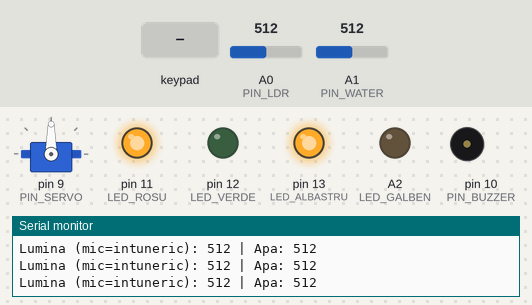
The sketch below on a simulated Arduino Uno, built with avr-gcc and run on an emulated ATmega328P. Shown: servo, output pins drawn as LEDs (lit = HIGH), buzzer (waves = sounding), the last lines printed to the serial monitor. Dashed ring = blinking. The test bench sets the inputs (shaded band); at power-on: A0 (PIN_LDR) = 512, A1 (PIN_WATER) = 512.

Above: at 2.2 s.
2.3 s: A0 (PIN_LDR) set to 263
3.8 s: A0 (PIN_LDR) set to 237
At 4.12 s:
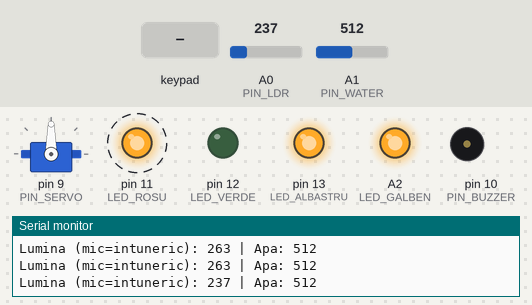
6.8 s: key '1' pressed
At 6.92 s:
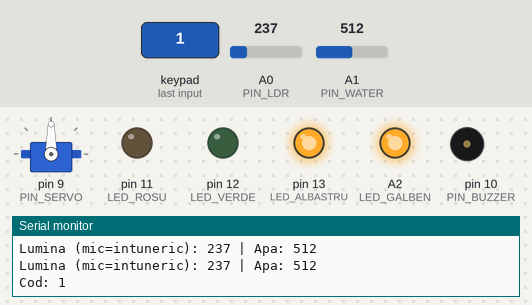
9.8 s: A1 (PIN_WATER) set to 215
12.8 s: A1 (PIN_WATER) set to 186
At 14.1 s:
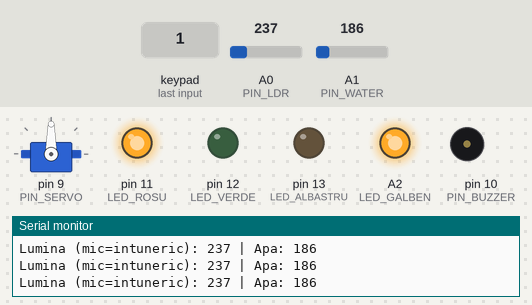
14.5 s: A0 (PIN_LDR) set to 260
At 15.2 s:
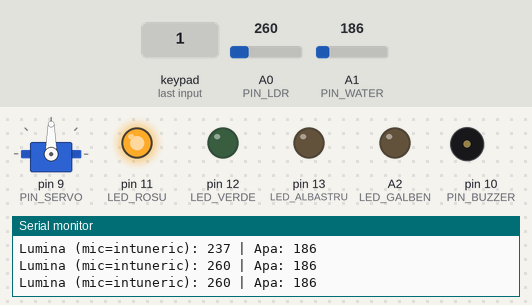
Timing chart, 0 to 17.0 s (numbered marks = the images above; inputs shaded):
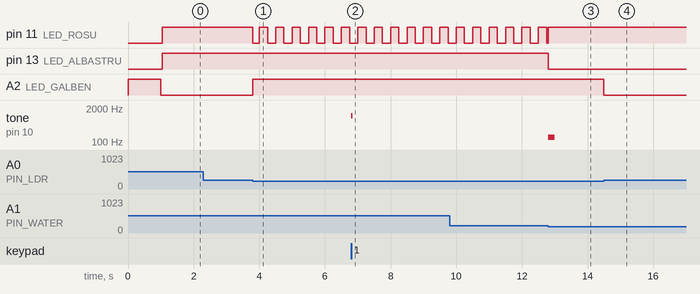

The sketch:

Multitasking_Safe.ino
```cpp
#include <Keypad.h>
#include <Servo.h>

// --- CONFIGURARE SENSORI ---
// Pentru "deget pe senzor", valoarea trebuie să fie mică.
// Dacă nu se aprinde când pui degetul, scade acest prag (ex: la 100).
int PRAG_INTUNERIC = 250;
int PRAG_APA = 200;

// --- PINI COMPONENTE ---
const int PIN_LDR = A0;
const int PIN_WATER = A1;
const int PIN_SERVO = 9;
const int PIN_BUZZER = 10;
const int LED_ROSU = 11;
const int LED_VERDE = 12;
const int LED_ALBASTRU = 13;
const int LED_GALBEN = A2;

// --- CONFIGURARE KEYPAD (4x3) ---
const byte ROWS = 4;
const byte COLS = 3;
char keys[ROWS][COLS] = {
  {'1','2','3'},
  {'4','5','6'},
  {'7','8','9'},
  {'*','0','#'}
};
byte rowPins[ROWS] = {8, 7, 6, 5};
byte colPins[COLS] = {4, 3, 2};
Keypad keypad = Keypad(makeKeymap(keys), rowPins, colPins, ROWS, COLS);

// --- VARIABILE STARE ---
Servo myServo;
String masterCode = "1234";
String inputCode = "";
bool isWaterOk = false;
bool isDarkOk = false;

void setup() {
  Serial.begin(9600);
  myServo.attach(PIN_SERVO);
  myServo.write(90); // Stop servo

  pinMode(LED_ROSU, OUTPUT);
  pinMode(LED_VERDE, OUTPUT);
  pinMode(LED_ALBASTRU, OUTPUT);
  pinMode(LED_GALBEN, OUTPUT);
  pinMode(PIN_BUZZER, OUTPUT);

  // --- TEST HARDWARE LED-URI ---
  Serial.println("--- TEST INITIALIZARE ---");
  digitalWrite(LED_GALBEN, HIGH);
  delay(1000);
  digitalWrite(LED_GALBEN, LOW);

  Serial.println("Sistem pregatit. Pune degetul pe senzor si uda senzorul de apa!");
}

void loop() {
  checkPhysicalConditions();

  char key = keypad.getKey();

  // Ambele conditii (Apa + Intuneric) trebuie sa fie adevarate
  if (isWaterOk && isDarkOk) {
    if (key) {
      handleKey(key);
    }
  } else {
    if (inputCode.length() > 0) {
      inputCode = "";
      tone(PIN_BUZZER, 150, 200);
      Serial.println("Conditii pierdute (ai luat degetul sau senzorul s-a uscat).");
    }
  }
}

void checkPhysicalConditions() {
  int lightVal = analogRead(PIN_LDR);
  int waterVal = analogRead(PIN_WATER);

  static unsigned long lastPrint = 0;
  if (millis() - lastPrint > 500) {
    Serial.print("Lumina (mic=intuneric): "); Serial.print(lightVal);
    Serial.print(" | Apa: "); Serial.println(waterVal);
    lastPrint = millis();
  }

  // LOGICA INVERSATA: Conditia e adevarata cand e INTUNERIC (valoare mica)
  isDarkOk = (lightVal < PRAG_INTUNERIC);
  isWaterOk = (waterVal > PRAG_APA);

  digitalWrite(LED_GALBEN, isDarkOk ? HIGH : LOW);
  digitalWrite(LED_ALBASTRU, isWaterOk ? HIGH : LOW);

  if (!isWaterOk || !isDarkOk) {
    digitalWrite(LED_ROSU, HIGH);
    digitalWrite(LED_VERDE, LOW);
  } else {
    // Clipim LED-ul roșu pentru a indica faptul că sistemul așteaptă codul de la tastatură
    digitalWrite(LED_ROSU, (millis() % 500 < 250) ? HIGH : LOW);
  }
}

void handleKey(char key) {
  if (key == '#') {
    if (inputCode == masterCode) {
      unlockSafe();
    } else {
      failAlarm();
    }
    inputCode = "";
  } else if (key == '*') {
    inputCode = "";
    tone(PIN_BUZZER, 400, 100);
  } else {
    inputCode += key;
    tone(PIN_BUZZER, 1000, 50);
    Serial.print("Cod: "); Serial.println(inputCode);
  }
}

void unlockSafe() {
  Serial.println("DESCHIS!");
  digitalWrite(LED_ROSU, LOW);
  digitalWrite(LED_VERDE, HIGH);
  tone(PIN_BUZZER, 2000, 500);

  myServo.write(100);
  delay(1500);
  myServo.write(90);

  delay(5000);

  myServo.write(80);
  delay(1500);
  myServo.write(90);
}

void failAlarm() {
  Serial.println("Cod incorect!");
  for (int i = 0; i < 3; i++) {
    digitalWrite(LED_ROSU, LOW);
    tone(PIN_BUZZER, 200, 200);
    delay(100);
    digitalWrite(LED_ROSU, HIGH);
    delay(100);
  }
}
```

Measured:
- the behaviour switches between 250 and 249 on A0 (PIN_LDR) (found by bisection; images 0 and 1)
- the behaviour switches between 201 and 200 on A1 (PIN_WATER) (found by bisection; images 2 and 3)
- after the input at 3.8 s, pin 11 (LED_ROSU): alternates HIGH for 0.25 s and LOW for 0.25 s, starting at once; A2 (LED_GALBEN): LOW → HIGH at once
- after the input at 6.8 s, tone on pin 10 (PIN_BUZZER): silent → 1000 Hz at once, → silent 0.05 s later
- after the input at 12.8 s, pin 13 (LED_ALBASTRU): HIGH → LOW at once; tone on pin 10 (PIN_BUZZER): silent → 150 Hz at once, → silent 0.20 s later
- after the input at 14.5 s, A2 (LED_GALBEN): HIGH → LOW at once
